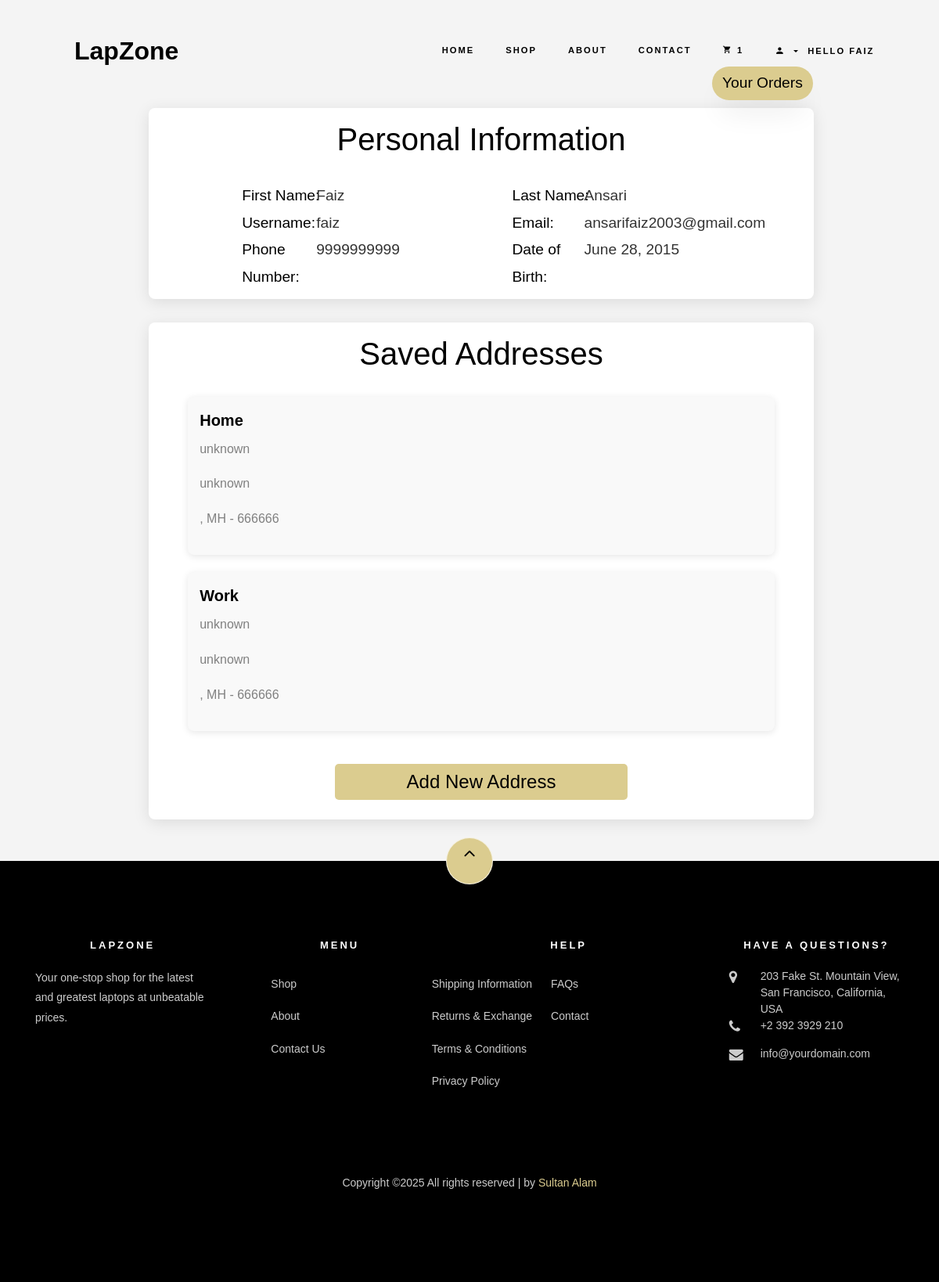
Page /userprofile/user/ (signed in) on the committed database.
### account/models.py (models this page shows, shortened)
class Customer(models.Model):
    user = models.OneToOneField(User,on_delete=models.CASCADE)
    gender = models.CharField(choices=gender_choice,max_length=1,default=None)
    phoneNumber = models.CharField(max_length=10,default=9999999999)
    dob = models.DateField(default=None)

class Address(models.Model):
    user = models.ForeignKey(Customer,on_delete=models.CASCADE)
    title = models.CharField(max_length=50)
    address_line_1 = models.CharField(max_length=100,default="unknown")
    address_line_2 = models.CharField(max_length=100,default="unknown")
    pincode = models.PositiveIntegerField(default=666666,blank=True)
    state = models.CharField(max_length=2,choices=STATE_CHOICES)
    is_selected = models.BooleanField(default=False)

### userprofile/views.py (the view, shortened to what this page needs)
# urls.py: path('user/',views.UserProfile.as_view(),name='profile'),
class UserProfile(View):
    def get(self,request):
        user = request.user
        loggedCustomer = get_object_or_404(Customer,user=user)
        form = UserprofileForm(initial={
            'first_name': user.first_name,
            'last_name': user.last_name,
            'username': user.username,
            'email': user.email,
            'phoneNumber': loggedCustomer.phoneNumber,
            'dob': loggedCustomer.dob
        })
        address_list = Address.objects.filter(user = loggedCustomer)
        context = {
            'form': form,
            'addressForm' : AddressForm(),
            'detail' : address_list
        }
        return render(request,'userprofile/user.html',context)

### cart/context_processors.py (called while the page is built)
def cart_items(request):
    if request.user.is_authenticated:
        user = User.objects.get(username = request.user)
        count =Cart.objects.filter(user = user).count()
        request.session['cart_item_count'] = count
        return dict()
    return dict()

### userprofile/templates/userprofile/user.html (shortened to what this page needs)
{% extends 'base.html' %}
{% load static %}
{% block content %}
 <head>
 </head>
<div class="start-section" style="width: 88.5%;position: relative;left: 7%;">
  <div style="text-align: right;margin-top: 8%;margin-bottom: 1%;margin-right: 10.1%;">
    <a href="{% url 'orders' %}"><button class="btn" style="background-color: #dbcc8f;color: black;font-size: 1.2rem;">Your Orders</button></a>
  </div>
  <div class="user-info-box" >
    <h2>Personal Information</h2>
    <div class="user-info">
      <div class="info-label">First Name:</div>
      <div class="info-value">{{ user.first_name }}</div>
      <div class="info-label">Last Name:</div>
      <div class="info-value">{{ user.last_name }}</div>
      <div class="info-label">Username:</div>
      <div class="info-value">{{ user.username }}</div>
      <div class="info-label">Email:</div>
      <div class="info-value">{{ user.email }}</div>
      <div class="info-label">Phone Number:</div>
      <div class="info-value">{{ form.phoneNumber.value }}</div>
      <div class="info-label">Date of Birth:</div>
      <div class="info-value">{{ form.dob.value }}</div>
    </div>
  </div>
  <div class="address-section" style="margin-bottom: 5%;">
    <h2>Saved Addresses</h2>
    <div class="saved-addresses" >
      {% for address in detail %}
        <div class="address-card" style="margin-bottom: 3%;">
          <div class="address-content">
            <h3>{{ address.title }}</h3>
            <p>{{ address.address_line_1 }}</p>
            <p>{{ address.address_line_2 }}</p>
            <p>{{ address.city }}, {{ address.state }} - {{ address.pincode }}</p>
          </div>
        </div>
      {% endfor %}
    </div>
    <button class="add-address-button" onclick="toggleAddressForm()" style="color: black;margin-bottom: 2%;" >Add New Address</button>
  </div>
</div>
{% endblock %}

### templates/base.html (shortened to what this page needs)
{% load static %}
<!DOCTYPE html>
<html lang="en">
  <head>
    <link rel="stylesheet" href="{% static 'css/open-iconic-bootstrap.min.css' %}">
    <link rel="stylesheet" href="{% static 'css/animate.css' %}">
    <link rel="stylesheet" href="{% static 'css/owl.carousel.min.css' %}">
    <link rel="stylesheet" href="{% static 'css/owl.theme.default.min.css' %}">
    <link rel="stylesheet" href="{% static 'css/magnific-popup.css' %}">
    <link rel="stylesheet" href="{% static 'css/aos.css' %}">
    <link rel="stylesheet" href="{% static 'css/ionicons.min.css' %}">
    <link rel="stylesheet" href="{% static 'css/bootstrap-datepicker.css' %}">
    <link rel="stylesheet" href="{% static 'css/jquery.timepicker.css' %}">
    <link rel="stylesheet" href="{% static 'css/flaticon.css' %}">
    <link rel="stylesheet" href="{% static 'css/icomoon.css' %}">
    <link rel="stylesheet" href="{% static 'css/style.css' %}">
  </head>
  <body class="goto-here">
    <nav class="navbar navbar-expand-lg navbar-dark ftco_navbar bg-dark ftco-navbar-light" id="ftco-navbar" style="margin-left: 5%;">
        <div class="container">
            <a class="navbar-brand" href="{% url 'home' %}" style="font-size: 2rem;">LapZone</a>
            <div class="collapse navbar-collapse" id="ftco-nav" style="font-weight: bolder;">
                <ul class="navbar-nav ml-auto" style="font-weight: bolder;">
                    <li class="nav-item active">
                        <a href="{% url 'home' %}" class="nav-link" style="font-weight: bolder;font-size: 0.7rem;">Home</a>
                    </li>
                    <li class="nav-item active">
                        <a href="{% url 'all_products' %}" class="nav-link" style="font-weight: bolder;font-size: 0.7rem;">Shop</a>
                    </li>
                    <li class="nav-item">
                        <a href="{% url 'aboutpage' %}" class="nav-link" style="font-weight: bolder;font-size: 0.7rem;">About</a>
                    </li>
                    <li class="nav-item">
                        <a href="{% url 'contact' %}" class="nav-link" style="font-weight: bolder;font-size: 0.7rem;">Contact</a>
                    </li>
                    {% if user.is_authenticated %}
                    <li class="nav-item cta cta-colored">
                        <a href="{% url 'cart' %}" class="nav-link" style="font-weight: bolder;font-size: 0.7rem;">
                            <span class="icon-shopping_cart"></span>
                            <span>
                            {% if request.session.cart_item_count %}
                            {{request.session.cart_item_count}}
                            {% endif %}
                            </span>
                        </a>
                    </li>
                    {% endif %}
                    <li class="nav-item dropdown">
                        <a class="nav-link dropdown-toggle" href="#" id="dropdown04" data-toggle="dropdown" aria-haspopup="true" aria-expanded="false" style="font-weight: bolder;font-size: 0.8rem;">
                            <span class="icon icon-person"></span>
                        </a>
                        <div class="dropdown-menu" aria-labelledby="dropdown04" style="margin-top: -3%;">
                            {% if user.is_authenticated %}
                            <li class="nav-item">
                                <span class="nav-link" style="font-weight: bold; margin-left: -22%;font-size: 0.7rem;margin-top: 1%;">Hello {{ user.username }}</span>
                            </li>
                            {% else %}
                            <a class="dropdown-item" href="{% url 'login' %}">Login</a>
                            <a class="dropdown-item" href="{% url 'register' %}">Register</a>
                            {% endif %}
                        </div>
                    </li>
                </ul>
            </div>
        </div>
    </nav>
  {% block content %}
      {% endblock %}
      <footer class="ftco-footer ftco-section">
        <div class="container">
            <div class="row">
                <div class="mouse">
                          <a href="#" class="mouse-icon" style="background-color: #dbcc8f;">
                              <div class="mouse-wheel"><span class="ion-ios-arrow-up"></span></div>
                          </a>
                      </div>
            </div>
          <div class="row mb-5">
            <div class="col-md">
              <div class="ftco-footer-widget mb-4">
                <h2 class="ftco-heading-2">LapZone</h2>
                <p>Your one-stop shop for the latest and greatest laptops at unbeatable prices. </p>
                <ul class="ftco-footer-social list-unstyled float-md-left float-lft mt-5">
                </ul>
              </div>
            </div>
            <div class="col-md">
              <div class="ftco-footer-widget mb-4 ml-md-5">
                <h2 class="ftco-heading-2">Menu</h2>
                <ul class="list-unstyled">
                  <li><a href="{% url 'all_products' %}" class="py-2 d-block">Shop</a></li>
                  <li><a href="{% url 'aboutpage' %}" class="py-2 d-block">About</a></li>
                  <li><a href="{% url 'contact' %}" class="py-2 d-block">Contact Us</a></li>
                </ul>
              </div>
            </div>
            <div class="col-md-4">
               <div class="ftco-footer-widget mb-4">
                <h2 class="ftco-heading-2">Help</h2>
                <div class="d-flex">
                    <ul class="list-unstyled mr-l-5 pr-l-3 mr-4">
                      <li><a href="#" class="py-2 d-block">Shipping Information</a></li>
                      <li><a href="#" class="py-2 d-block">Returns &amp; Exchange</a></li>
                      <li><a href="#" class="py-2 d-block">Terms &amp; Conditions</a></li>
                      <li><a href="#" class="py-2 d-block">Privacy Policy</a></li>
                    </ul>
                    <ul class="list-unstyled">
                      <li><a href="#" class="py-2 d-block">FAQs</a></li>
                      <li><a href="#" class="py-2 d-block">Contact</a></li>
                    </ul>
                  </div>
              </div>
            </div>
            <div class="col-md">
              <div class="ftco-footer-widget mb-4">
                  <h2 class="ftco-heading-2">Have a Questions?</h2>
                  <div class="block-23 mb-3">
                    <ul>
                      <li><span class="icon icon-map-marker"></span><span class="text">203 Fake St. Mountain View, San Francisco, California, USA</span></li>
                      <li><a href="#"><span class="icon icon-phone"></span><span class="text">+2 392 3929 210</span></a></li>
                      <li><a href="#"><span class="icon icon-envelope"></span><span class="text">info@yourdomain.com</span></a></li>
                    </ul>
                  </div>
              </div>
            </div>
          </div>
          <div class="row">
            <div class="col-md-12 text-center">
              <p>
                            Copyright &copy;<script>document.write(new Date().getFullYear());</script> All rights reserved | by <a href="https://colorlib.com" target="_blank">Sultan Alam</a>
                          </p>
            </div>
          </div>
        </div>
      </footer>
    </body>
  </html>

### static/css/icomoon.css (style rules this page uses)
[class^="icon-"], [class*=" icon-"] { font-family: 'icomoon' !important; speak: none; font-style: normal; font-weight: normal; font-variant: normal; text-transform: none; line-height: 1; -webkit-font-smoothing: antialiased; -moz-osx-font-smoothing: grayscale; }
.icon-map-marker:before { content: "\f041"; }
.icon-phone:before { content: "\f095"; }
.icon-envelope:before { content: "\f0e0"; }
.icon-shopping_cart:before { content: "\e8cc"; }
.icon-person:before { content: "\e7fd"; }

### userprofile/templates/userprofile/user.html (style rules this page uses)
body { margin: 0; font-family: 'Poppins', sans-serif; background: #f4f4f4; }
.user-info-box, .address-section { background: white; border-radius: 8px; box-shadow: 0 4px 20px rgba(0, 0, 0, 0.1); margin-bottom: 30px; margin-left: 10%; margin-right: 10%; padding: 10px 50px; }
h2 { font-family: 'Racing Sans One', sans-serif; font-size: 2.5rem; color: black; margin-bottom: 25px; text-align: center; }
.user-info { display: grid; grid-template-columns: repeat(4, 1fr); gap: 0px; }
.user-info .info-label { font-family: 'Racing Sans One', sans-serif; font-size: 1.2rem; color: black; margin-left: 40%; }
.user-info .info-value { font-size: 1.2rem; color: #333; margin-left:-5% }
.saved-addresses { display: flex; flex-direction: column; }
.saved-addresses .address-card { background: #f9f9f9; padding: 15px; margin-bottom: 10px; border-radius: 8px; box-shadow: 0 2px 10px rgba(0, 0, 0, 0.1); }
.saved-addresses .address-card .address-content { margin-bottom: 10px; }
.saved-addresses .address-card .address-content h3 { font-size: 1.25rem; font-weight: bold; color: black; }
.saved-addresses .address-card .address-content p { font-size: 1rem; }
.add-address-button { font-family: 'Racing Sans One', sans-serif; margin-top: 20px; background: #dbcc8f; color: white; font-size: 1.5rem; border-radius: 5px; border: none; cursor: pointer; width: 50%; text-align: center; margin-left: 25%; }
.navbar { margin: 0; padding: 10px 20px; }

### rows in the picture
Customer: phoneNumber.value "9999999999", dob.value "June 28, 2015"
Address: title "Home", address_line_1 "unknown", address_line_2 "unknown", state "MH", pincode "666666"
Address: title "Work", address_line_1 "unknown", address_line_2 "unknown", state "MH", pincode "666666"

### other values in the picture
{{ request.session.cart_item_count }} "1"
{{ user.username }} "FAIZ"
{{ user.first_name }} "Faiz"
{{ user.last_name }} "Ansari"
{{ user.username }} "faiz"
{{ user.email }} "ansarifaiz2003@gmail.com"
